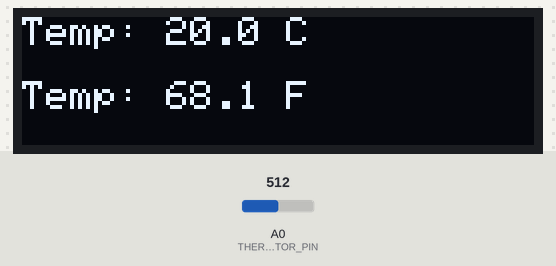
A sketch run on a simulated Arduino Uno, built with avr-gcc and run on an emulated ATmega328P. Parts: 128×32 one-colour display. The inputs (shaded band) are chosen by the test bench; at power-on: A0 (THERMISTOR_PIN) = 512. What the sketch prints to the serial monitor is not drawn.

Above: at 2.2 s.
2.3 s: A0 (THERMISTOR_PIN) set to 0
At 4.2 s:
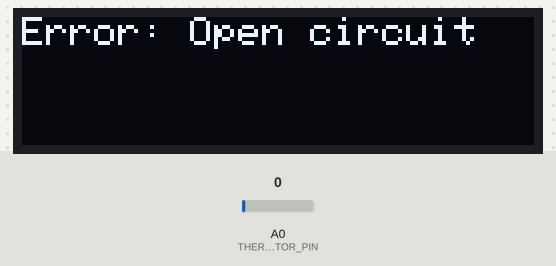
4.5 s: A0 (THERMISTOR_PIN) set to 35
At 6.0 s:
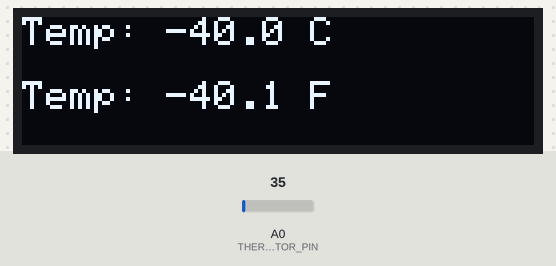
6.6 s: A0 (THERMISTOR_PIN) set to 15
At 7.7 s:
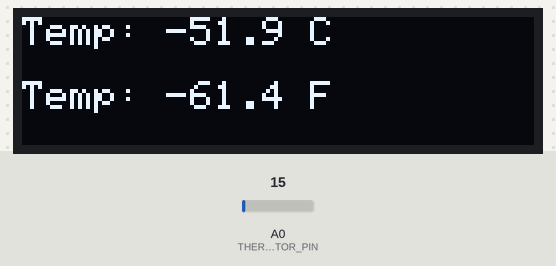
Timing chart, 0 to 9.6 s (numbered marks = the images above; inputs shaded):
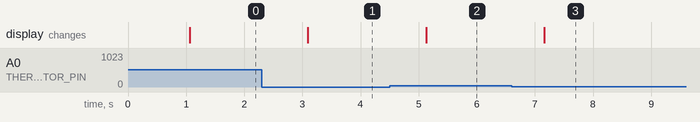

The sketch:

DP.ino
```cpp
#include <Wire.h>
#include <Adafruit_GFX.h>
#include <Adafruit_SSD1306.h>
#include <math.h> // Required for log()

// Pin configuration
#define THERMISTOR_PIN A0  // Analog pin connected to the thermistor
#define SERIES_RESISTOR 10000  // 10kΩ series resistor

// Thermistor parameters
#define NOMINAL_RESISTANCE 10000 // 10kΩ thermistor resistance at 25°C
#define NOMINAL_TEMPERATURE 25.0 // 25°C
#define B_COEFFICIENT 3950  // Beta coefficient for the thermistor

// Calibration offset (adjust based on calibration)
#define CALIBRATION_OFFSET -5.0  // Example offset; adjust as needed

// OLED display settings
#define SCREEN_WIDTH 128
#define SCREEN_HEIGHT 32
#define OLED_RESET    -1
Adafruit_SSD1306 display(SCREEN_WIDTH, SCREEN_HEIGHT, &Wire, OLED_RESET);

void setup() {
  Serial.begin(9600);
  if(!display.begin(SSD1306_SWITCHCAPVCC, 0x3C)) {
    Serial.println(F("SSD1306 allocation failed"));
    for(;;);
  }

  display.clearDisplay();
  display.setTextSize(1);
  display.setTextColor(SSD1306_WHITE);
  display.setCursor(0, 0);
  display.print("Thermistor Temp");
  display.display();
  delay(1000);
}

void loop() {
  int adcValue = analogRead(THERMISTOR_PIN);
  Serial.print("ADC Value: ");
  Serial.println(adcValue);

  // Check for open circuit
  if (adcValue == 0) {
    Serial.println("Error: Open circuit detected.");
    display.clearDisplay();
    display.setCursor(0, 0);
    display.print("Error: Open circuit");
    display.display();
    delay(1000);
    return;
  }

  // Convert ADC value to voltage
  float voltage = adcValue * (5.0 / 1023.0);

  // Calculate thermistor resistance
  float resistance = (5.0 - voltage) * SERIES_RESISTOR / voltage;

  // Apply the B-parameter equation
  float steinhart;
  steinhart = resistance / NOMINAL_RESISTANCE;     // (R/Ro)
  steinhart = log(steinhart);                      // ln(R/Ro)
  steinhart /= B_COEFFICIENT;                      // 1/B * ln(R/Ro)
  steinhart += 1.0 / (NOMINAL_TEMPERATURE + 273.15); // + (1/To)
  steinhart = 1.0 / steinhart;                     // Invert
  float tempC = steinhart - 273.15;                // Convert to Celsius

  // Apply calibration offset
  tempC += CALIBRATION_OFFSET;

  float tempF = (tempC * 9.0 / 5.0) + 32.0;         // Convert to Fahrenheit

  // Display temperature on Serial Monitor
  Serial.print("Temp: ");
  Serial.print(tempC, 1);
  Serial.print(" °C | ");
  Serial.print(tempF, 1);
  Serial.println(" °F");

  // Display temperature on OLED
  display.clearDisplay();
  display.setCursor(0, 0);
  display.print("Temp: ");
  display.print(tempC, 1);
  display.print(" C");

  display.setCursor(0, 16);
  display.print("Temp: ");
  display.print(tempF, 1);
  display.print(" F");

  display.display();
  delay(1000);  // Wait for 1 second before updating again
}
```

Measured:
- after the input at 2.3 s, the display: changes after 0.80 s (image 1)
- after the input at 4.5 s, the display: changes after 0.63 s (image 2)
- after the input at 6.6 s, the display: changes after 0.57 s (image 3)
